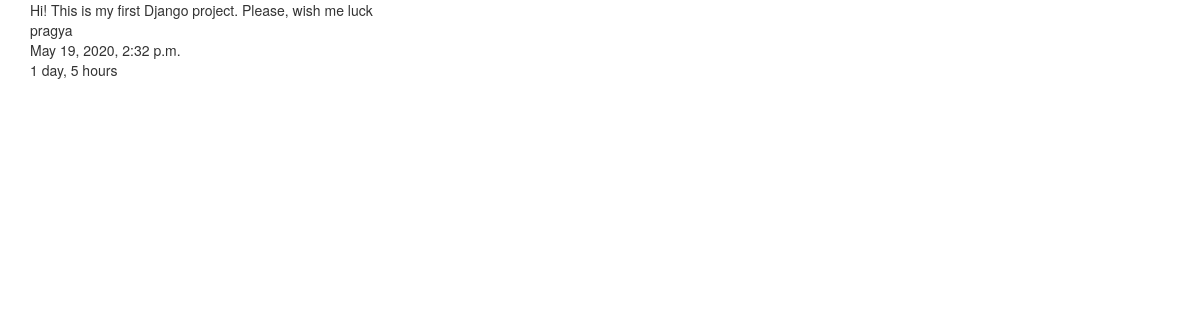
/tweet/1/, run on the app's committed database.
### tweets/models.py (models this page shows, shortened)
class Tweet(models.Model):
	user = models.ForeignKey(settings.AUTH_USER_MODEL, on_delete=models.CASCADE,)
	content = models.CharField(max_length=140, validators=[valiadte_content])
	updated = models.DateTimeField(auto_now=True)
	timestamp = models.DateTimeField(auto_now_add=True)

### tweets/views.py (the view)
# urls.py: url(r'^(?P<pk>\d+)/$',TweetDetailView.as_view(), name='detail'),
class TweetDetailView(DetailView):
	queryset = Tweet.objects.all()

### tweets/templates/tweets/tweet_detail.html
{% extends "base.html" %}
{% block content %}
	{{ object.content }}<br/>
	{{ object.user }}<br/>
	{{ object.timestamp }}<br/>
	{{ object.timestamp|timesince }}
{% endblock content %}

### data on the page
Tweet: content "Hi! This is my first Django project. Please, wish me luck", user "pragya", timestamp "May 19, 2020, 2:32 p.m.", timestamp "1 day, 5 hours"
